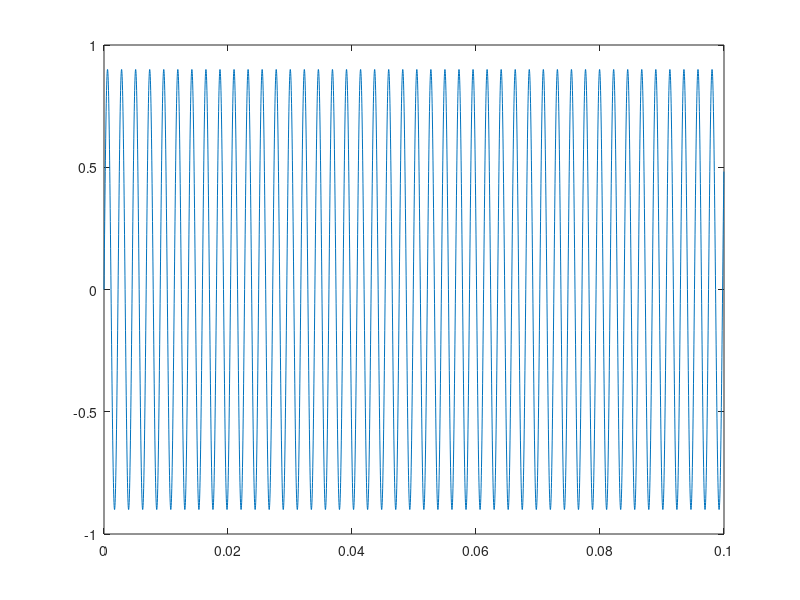

MATLAB code to generate this figure:
Amp=0.9;
f=441;
fs = 44100;
ts= 1/fs;
t = 0:1/fs:(0.1-ts);
sig = Amp*sin(2*pi*f*t);
sound(sig,fs);
plot(t,sig);
audiowrite('sine1.wav',sig,fs);
